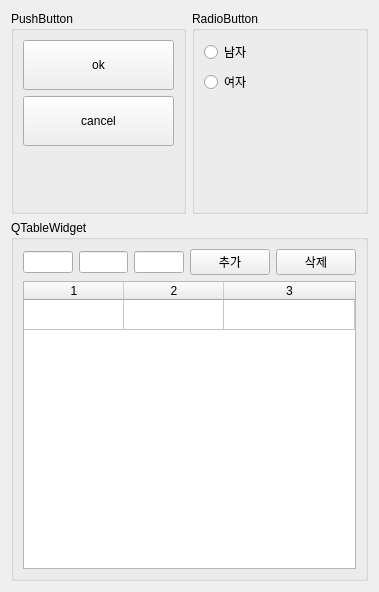
<?xml version="1.0" encoding="UTF-8"?>
<ui version="4.0">
 <class>Form</class>
 <widget class="QWidget" name="Form">
  <property name="geometry">
   <rect>
    <x>0</x>
    <y>0</y>
    <width>379</width>
    <height>592</height>
   </rect>
  </property>
  <property name="windowTitle">
   <string>Push Button&amp;Radio Button</string>
  </property>
  <layout class="QGridLayout" name="gridLayout_2">
   <item row="0" column="0">
    <widget class="QGroupBox" name="pushBtns">
     <property name="title">
      <string>PushButton</string>
     </property>
     <layout class="QGridLayout" name="gridLayout">
      <item row="0" column="0">
       <layout class="QVBoxLayout" name="verticalLayout">
        <item>
         <widget class="QPushButton" name="btn_ok">
          <property name="minimumSize">
           <size>
            <width>0</width>
            <height>50</height>
           </size>
          </property>
          <property name="text">
           <string>ok</string>
          </property>
         </widget>
        </item>
        <item>
         <widget class="QPushButton" name="btn_cancel">
          <property name="minimumSize">
           <size>
            <width>0</width>
            <height>50</height>
           </size>
          </property>
          <property name="text">
           <string>cancel</string>
          </property>
         </widget>
        </item>
        <item>
         <widget class="QLabel" name="lbl_push_res">
          <property name="minimumSize">
           <size>
            <width>0</width>
            <height>50</height>
           </size>
          </property>
          <property name="text">
           <string/>
          </property>
         </widget>
        </item>
       </layout>
      </item>
     </layout>
    </widget>
   </item>
   <item row="0" column="1">
    <widget class="QGroupBox" name="radioBtns">
     <property name="title">
      <string>RadioButton</string>
     </property>
     <layout class="QGridLayout" name="gridLayout_3">
      <item row="0" column="0">
       <layout class="QVBoxLayout" name="verticalLayout_2">
        <item>
         <widget class="QRadioButton" name="rb_male">
          <property name="text">
           <string>남자</string>
          </property>
          <attribute name="buttonGroup">
           <string notr="true">buttonGroup</string>
          </attribute>
         </widget>
        </item>
        <item>
         <widget class="QRadioButton" name="rb_female">
          <property name="text">
           <string>여자</string>
          </property>
          <attribute name="buttonGroup">
           <string notr="true">buttonGroup</string>
          </attribute>
         </widget>
        </item>
        <item>
         <widget class="QLabel" name="lbl_rb_res">
          <property name="text">
           <string/>
          </property>
         </widget>
        </item>
       </layout>
      </item>
     </layout>
    </widget>
   </item>
   <item row="1" column="0" colspan="2">
    <widget class="QGroupBox" name="groupBox">
     <property name="title">
      <string>QTableWidget</string>
     </property>
     <layout class="QGridLayout" name="gridLayout_4">
      <item row="0" column="0">
       <layout class="QVBoxLayout" name="verticalLayout_3">
        <item>
         <layout class="QHBoxLayout" name="horizontalLayout">
          <item>
           <widget class="QLineEdit" name="le_01"/>
          </item>
          <item>
           <widget class="QLineEdit" name="le_02"/>
          </item>
          <item>
           <widget class="QLineEdit" name="le_03"/>
          </item>
          <item>
           <widget class="QPushButton" name="btn_input">
            <property name="text">
             <string>추가</string>
            </property>
           </widget>
          </item>
          <item>
           <widget class="QPushButton" name="btn_delete">
            <property name="text">
             <string>삭제</string>
            </property>
           </widget>
          </item>
         </layout>
        </item>
        <item>
         <widget class="QTableWidget" name="table_widget">
          <property name="rowCount">
           <number>1</number>
          </property>
          <property name="columnCount">
           <number>3</number>
          </property>
          <attribute name="horizontalHeaderVisible">
           <bool>true</bool>
          </attribute>
          <attribute name="horizontalHeaderShowSortIndicator" stdset="0">
           <bool>false</bool>
          </attribute>
          <attribute name="horizontalHeaderStretchLastSection">
           <bool>true</bool>
          </attribute>
          <attribute name="verticalHeaderVisible">
           <bool>false</bool>
          </attribute>
          <row/>
          <column/>
          <column/>
          <column/>
         </widget>
        </item>
       </layout>
      </item>
     </layout>
    </widget>
   </item>
  </layout>
 </widget>
 <resources/>
 <connections/>
 <buttongroups>
  <buttongroup name="buttonGroup"/>
 </buttongroups>
</ui>
